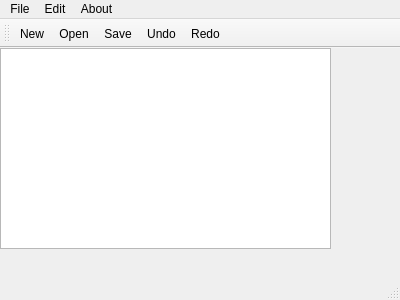
<?xml version="1.0" encoding="UTF-8"?>
<ui version="4.0">
 <class>MainWindow</class>
 <widget class="QMainWindow" name="MainWindow">
  <property name="geometry">
   <rect>
    <x>0</x>
    <y>0</y>
    <width>400</width>
    <height>300</height>
   </rect>
  </property>
  <property name="windowTitle">
   <string>Note Pad</string>
  </property>
  <widget class="QWidget" name="centralWidget">
   <widget class="QTextEdit" name="textEdit">
    <property name="geometry">
     <rect>
      <x>0</x>
      <y>0</y>
      <width>331</width>
      <height>201</height>
     </rect>
    </property>
   </widget>
  </widget>
  <widget class="QMenuBar" name="menuBar">
   <property name="geometry">
    <rect>
     <x>0</x>
     <y>0</y>
     <width>400</width>
     <height>20</height>
    </rect>
   </property>
   <widget class="QMenu" name="menuNew">
    <property name="title">
     <string>File</string>
    </property>
    <addaction name="actionNew"/>
    <addaction name="actionOpen"/>
    <addaction name="separator"/>
    <addaction name="actionSave"/>
    <addaction name="actionSave_As"/>
   </widget>
   <widget class="QMenu" name="menuEdit">
    <property name="title">
     <string>Edit</string>
    </property>
    <addaction name="actionCoppy"/>
    <addaction name="actionCut"/>
    <addaction name="actionPaste"/>
    <addaction name="separator"/>
    <addaction name="actionUndo"/>
    <addaction name="actionRedo"/>
   </widget>
   <widget class="QMenu" name="menuAbout">
    <property name="title">
     <string>About</string>
    </property>
    <addaction name="actionAbout"/>
   </widget>
   <addaction name="menuNew"/>
   <addaction name="menuEdit"/>
   <addaction name="menuAbout"/>
  </widget>
  <widget class="QStatusBar" name="statusBar"/>
  <widget class="QToolBar" name="mainToolBar">
   <attribute name="toolBarArea">
    <enum>TopToolBarArea</enum>
   </attribute>
   <attribute name="toolBarBreak">
    <bool>false</bool>
   </attribute>
   <addaction name="actionNew"/>
   <addaction name="actionOpen"/>
   <addaction name="actionSave"/>
   <addaction name="actionUndo"/>
   <addaction name="actionRedo"/>
  </widget>
  <action name="actionNew">
   <property name="text">
    <string>New</string>
   </property>
   <property name="shortcut">
    <string>Ctrl+N</string>
   </property>
  </action>
  <action name="actionOpen">
   <property name="text">
    <string>Open</string>
   </property>
   <property name="shortcut">
    <string>Ctrl+O</string>
   </property>
  </action>
  <action name="actionSave">
   <property name="text">
    <string>Save</string>
   </property>
   <property name="shortcut">
    <string>Ctrl+S</string>
   </property>
  </action>
  <action name="actionSave_As">
   <property name="text">
    <string>Save As</string>
   </property>
  </action>
  <action name="actionCoppy">
   <property name="text">
    <string>Copy</string>
   </property>
   <property name="shortcut">
    <string>Ctrl+C</string>
   </property>
  </action>
  <action name="actionCut">
   <property name="text">
    <string>Cut</string>
   </property>
   <property name="shortcut">
    <string>Ctrl+X</string>
   </property>
  </action>
  <action name="actionPaste">
   <property name="text">
    <string>paste</string>
   </property>
   <property name="shortcut">
    <string>Ctrl+V</string>
   </property>
  </action>
  <action name="actionUndo">
   <property name="text">
    <string>Undo</string>
   </property>
   <property name="shortcut">
    <string>Ctrl+Z</string>
   </property>
  </action>
  <action name="actionRedo">
   <property name="text">
    <string>Redo</string>
   </property>
   <property name="shortcut">
    <string>Ctrl+Shift+Z</string>
   </property>
  </action>
  <action name="actionAbout">
   <property name="text">
    <string>About</string>
   </property>
  </action>
 </widget>
 <layoutdefault spacing="6" margin="11"/>
 <resources/>
 <connections/>
</ui>
